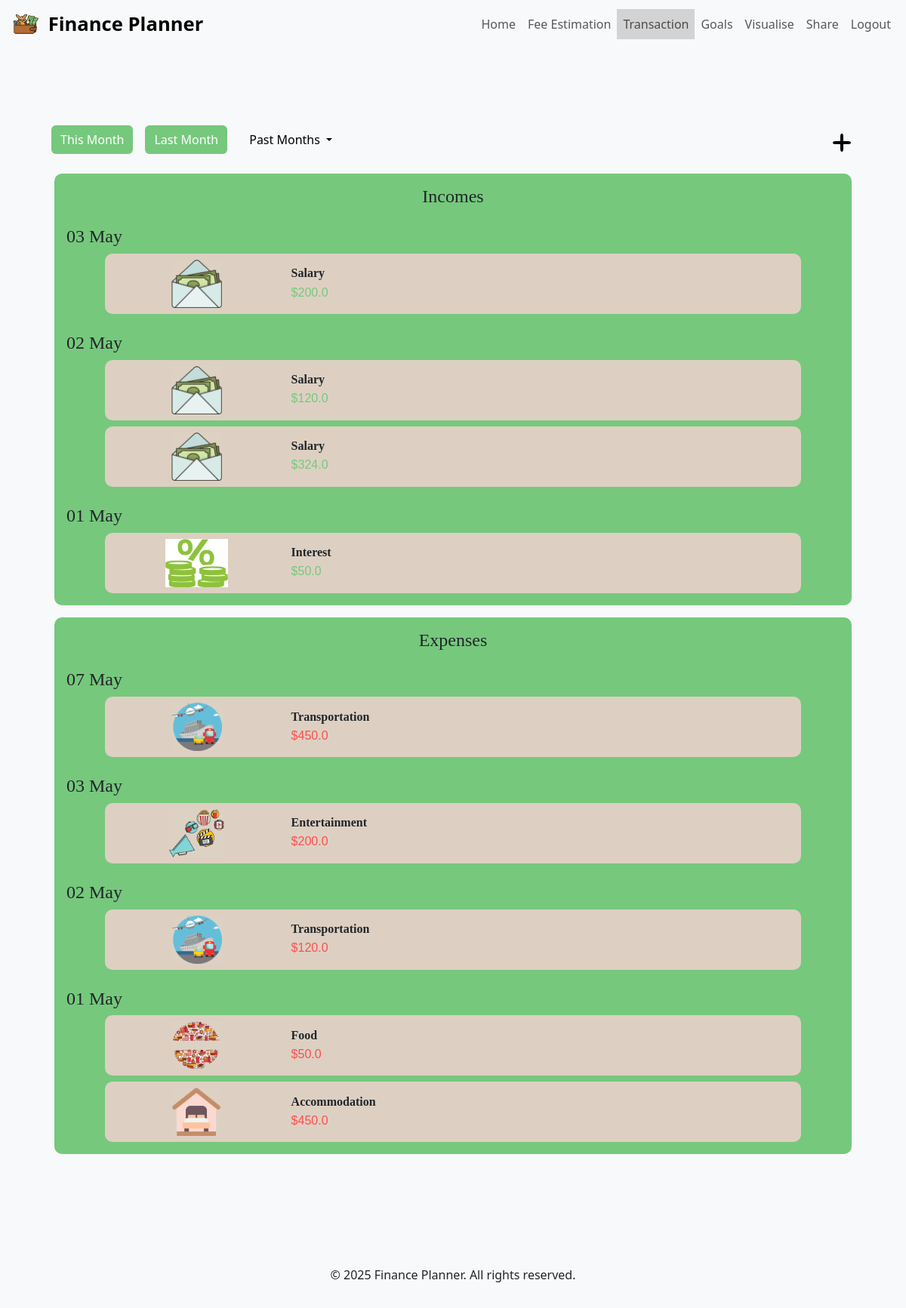
Screenshot of /transaction (signed in) with the database file from the repository.
### app/models/income.py (models this page shows, shortened)
class Income(db.Model):
    __tablename__ = "incomes"
    id = db.Column(db.Integer, primary_key=True)
    user_id = db.Column(db.Integer, db.ForeignKey("users.id"), nullable=False)
    amount = db.Column(db.Float, nullable=False)
    date = db.Column(db.DateTime, nullable=False)
    description = db.Column(db.String(200))
    category_id = db.Column(db.Integer, db.ForeignKey("categoriesin.id"), nullable=False)
    category = db.relationship("Categoryin", back_populates="incomes", lazy="select")

### app/models/spending.py (models this page shows, shortened)
class Spending(db.Model):
    __tablename__ = "spendings"
    id = db.Column(db.Integer, primary_key=True)
    user_id = db.Column(db.Integer, db.ForeignKey("users.id"), nullable=False)
    amount = db.Column(db.Float, nullable=False)
    date = db.Column(db.DateTime, nullable=False)
    description = db.Column(db.String(200))
    category_id = db.Column(db.Integer, db.ForeignKey("categories.id"), nullable=False)

### app/models/categories.py (models this page shows, shortened)
class Category(db.Model):
    __tablename__ = "categories"
    id = db.Column(db.Integer, primary_key=True)
    category = db.Column(db.String(50), nullable=False, unique=True)
    budget = db.Column(db.Float, nullable=False)
    lifestyle = db.Column(db.String(20), nullable=False)
    icon = db.Column(db.String(100), nullable=True)  # Optional image URL
    spendings = db.relationship("Spending", backref="category", lazy=True)

### app/routes/transaction.py (the view)
@bp.route("/transaction", methods=["GET", "POST"])
@login_required
def transaction():
    spendings = Spending.query.filter_by(user_id=current_user.id).order_by(Spending.date.desc()).all()
    incomes = Income.query.filter_by(user_id=current_user.id).order_by(Income.date.desc()).all()
    if request.method == "POST":
        period = request.form.get("period", "month")
        filtered_spendings = filter_transactions(spendings, period)
        filtered_incomes = filter_transactions(incomes, period)
        categorized_spendings = group_transactions_by_month(filtered_spendings)
        categorized_incomes = group_transactions_by_month(filtered_incomes)
    else:
        categorized_spendings = group_transactions_by_month(spendings)
        categorized_incomes = group_transactions_by_month(incomes)
    now = datetime.utcnow()
    current_year = now.year
    current_month = now.month
    month = request.args.get('month', type=int, default=current_month)
    year = request.args.get('year', type=int, default=current_year)
    start_date = datetime(year, month, 1)
    end_date = datetime(year, month, monthrange(year, month)[1])
    spendings = [
        transaction for sublist in categorized_spendings.values()
        for transaction in sublist
        if start_date <= transaction.date <= end_date
    ]
    incomes = [
        transaction for sublist in categorized_incomes.values()
        for transaction in sublist
        if start_date <= transaction.date <= end_date
    ]
    if current_month == 1:
        last_month = 12
        last_month_year = current_year - 1
    else:
        last_month = current_month - 1
        last_month_year = current_year
    unique_months_spendings = set((transaction.date.year, transaction.date.month) for sublist in categorized_spendings.values() for transaction in sublist)
    unique_months_incomes = set((transaction.date.year, transaction.date.month) for sublist in categorized_incomes.values() for transaction in sublist)
    unique_months = unique_months_spendings.union(unique_months_incomes)
    past_months = [{"month": m, "year": y} for y, m in sorted(unique_months, reverse=True)]
    past_months = [
        month for month in past_months
        if not (month["year"] == current_year and month["month"] == current_month) and
           not (month["year"] == last_month_year and month["month"] == last_month)
    ]
    show_dropdown = len(past_months) > 0
    return render_template('transaction.html',
                           spendings=spendings,
                           incomes=incomes,
                           past_months=past_months,
                           show_dropdown=show_dropdown,
                           current_month=current_month,
                           current_year=current_year,
                           last_month=last_month,
                           last_month_year=last_month_year)

### app/routes/transaction.py (called while the page is built)
def group_transactions_by_month(transactions):
    categorized = defaultdict(list)
    today = datetime.today()
    for transaction in transactions:
        transaction_date = transaction.date  # Use attribute access instead of dictionary-like access
        if transaction_date.month == today.month and transaction_date.year == today.year:
            categorized['This Month'].append(transaction)
        elif transaction_date.month == (today - timedelta(days=30)).month and transaction_date.year == (today - timedelta(days=30)).year:
            categorized['Last Month'].append(transaction)
        elif transaction_date > today:
            categorized['Future'].append(transaction)
        else:
            categorized[transaction_date.strftime('%m/%Y')].append(transaction)
    return categorized

### app/templates/transaction.html (shortened to what this page needs)
{% extends "base.html" %}
{% block content %}
<section>
    <div class="d-flex flex-wrap justify-content-between align-items-center my-3">
        <div class="d-flex flex-wrap">
            <button class="btn btn-primary mx-2 mb-2" style="background-color: #76c87d; border: none;" onclick="window.location.href='?month={{ current_month }}&year={{ current_year }}'">
                This Month
            </button>
            <button class="btn btn-secondary mx-2 mb-2" style="background-color: #76c87d; border: none;" onclick="window.location.href='?month={{ last_month }}&year={{ last_month_year }}'">
                Last Month
            </button>
            {% if show_dropdown %}
                <div class="dropdown mx-2 mb-2">
                    <button class="btn btn-light dropdown-toggle" type="button" id="dropdownMenuButton" data-bs-toggle="dropdown" aria-expanded="false">
                        Past Months
                    </button>
                </div>
            {% endif %}
        </div>
        <div class="dropdown">
            <button class="btn btn-light d-flex align-items-center justify-content-center"
                    type="button" id="dropdownMenuButton" data-bs-toggle="dropdown" aria-expanded="false"
                    style="border: none; background: none; padding: 5px; cursor: pointer;">
                <svg xmlns="http://www.w3.org/2000/svg" viewBox="0 0 100 100" width="40" height="40" fill="black">
                    <rect x="20" y="45" rx="10" ry="10" width="60" height="10" />
                    <rect x="45" y="20" rx="10" ry="10" width="10" height="60" />
                </svg>
            </button>
        </div>
    </div>
    {% if incomes or spendings %}
    <div class="container-fluid mb-4">
        {% if incomes %}
            <div style="background-color: #76c87d; border-radius: 10px; padding: 1rem; margin-bottom: 1rem;">
                <h2 class="text-center header_font">Incomes</h2>
                {% set ns = namespace(previous_date=None) %}
                {% for income in incomes %}
                    {% if not ns.previous_date or income.date.date() != ns.previous_date %}
                        <h3 class="mt-4 header_font">{{ income.date.strftime("%d %B") }}</h3>
                        {% set ns.previous_date = income.date.date() %}
                    {% endif %}
                    <div class="row justify-content-center align-items-center mx-auto mt-2"
                        style="background-color: #ddd0c2; width: 90%; border-radius: 10px; padding: 0.5rem;">
                        <div class="col-3 d-flex align-items-center justify-content-center" style="padding: 0;">
                            <img
                                src="{{ url_for('static', filename='image/icon/' + income.category_id + '.png') }}"
                                alt="{{ income.category_id | replace('_', ' ') | title }}"
                                style="max-height: 4rem;"
                            >
                        </div>
                        <div class="col-9 d-flex flex-column justify-content-center">
                            <h3 class="header_font mb-1 fs-6 smaller_font">
                                <strong>{{ income.category_id | replace('_', ' ') | title }}</strong>
                            </h3>
                            <p class="text_font mb-0 fs-6 smaller_font income">
                                ${{ income.amount }}
                            </p>
                        </div>
                    </div>
                {% endfor %}
            </div>
        {% endif %}
        {% if spendings %}
            <div style="background-color: #76c87d; border-radius: 10px; padding: 1rem;">
                <h2 class="text-center header_font">Expenses</h2>
                {% set ns = namespace(previous_date=None) %}
                {% for spending in spendings %}
                    {% if not ns.previous_date or spending.date.date() != ns.previous_date %}
                        <h3 class="mt-4 header_font">{{ spending.date.strftime("%d %B") }}</h3>
                        {% set ns.previous_date = spending.date.date() %}
                    {% endif %}
                    <div class="row justify-content-center align-items-center mx-auto mt-2"
                        style="background-color: #ddd0c2; width: 90%; border-radius: 10px; padding: 0.5rem;">
                        <div class="col-3 d-flex align-items-center justify-content-center" style="padding: 0;">
                            <img
                                src="{{ url_for('static', filename='image/icon/' + spending.category.icon ) }}"
                                alt="{{ spending.category.category | replace('_', ' ') | title}}"
                                style="max-height: 4rem;"
                            >
                        </div>
                        <div class="col-9 d-flex flex-column justify-content-center">
                            <h3 class="header_font mb-1 fs-6 smaller_font">
                                <strong>{{ spending.category.category | replace('_', ' ') | title }}</strong>
                            </h3>
                            <p class="text_font mb-0 fs-6 smaller_font cost">
                                ${{ spending.amount }}
                            </p>
                        </div>
                    </div>
                {% endfor %}
            </div>
        {% endif %}
    </div>
    {% else %}
    <p class="text-center text_font mt-3 fs-5">No transactions available for the selected month.</p>
    {% endif %}
</section>
{% endblock %}

### app/static/css/style.css (style rules this page uses)
.header_font { font-family: Georgia, 'Times New Roman', Times, serif; font-size: 1.5rem; }
.text_font { font-family: Verdana, Geneva, Tahoma, sans-serif; font-size: 0.75rem; }
body { background-color: #f8f9fa; }
.income { color: #76c87d; }
.cost { color: #ff4d4d; }

### rows the page displays
Income: date "03 May", category (picture), category_id "Salary", amount "200.0"
Income: date "02 May", category (picture), category_id "Salary", amount "120.0"
Income: category (picture), category_id "Salary", amount "324.0"
Income: date "01 May", category (picture), category_id "Interest", amount "50.0"
Spending: date "07 May", icon (picture), category.category "Transportation", amount "450.0"
Spending: date "03 May", icon (picture), category.category "Entertainment", amount "200.0"
Spending: date "02 May", icon (picture), category.category "Transportation", amount "120.0"
Spending: date "01 May", icon (picture), category.category "Food", amount "50.0"
Spending: icon (picture), category.category "Accommodation", amount "450.0"
